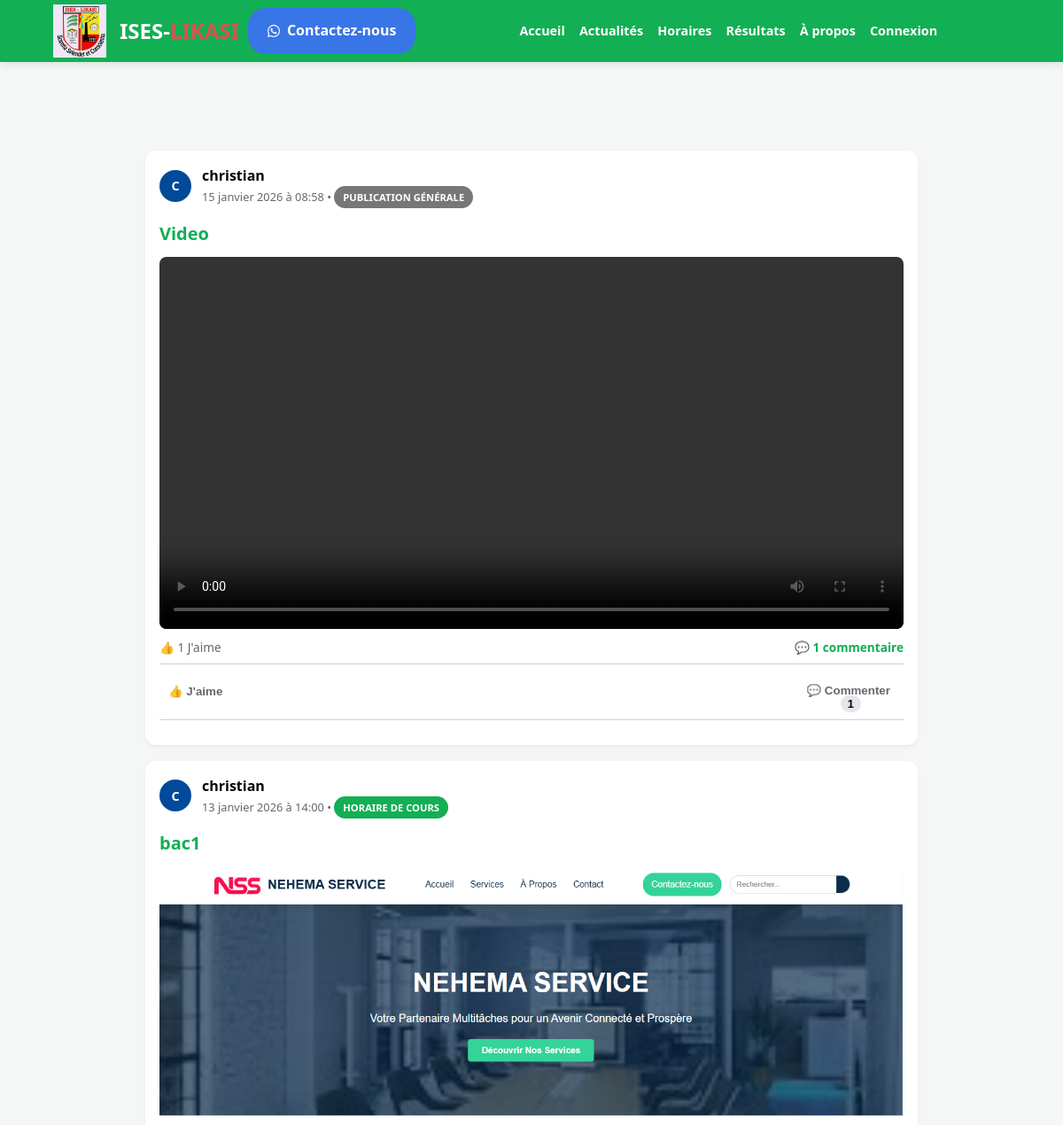
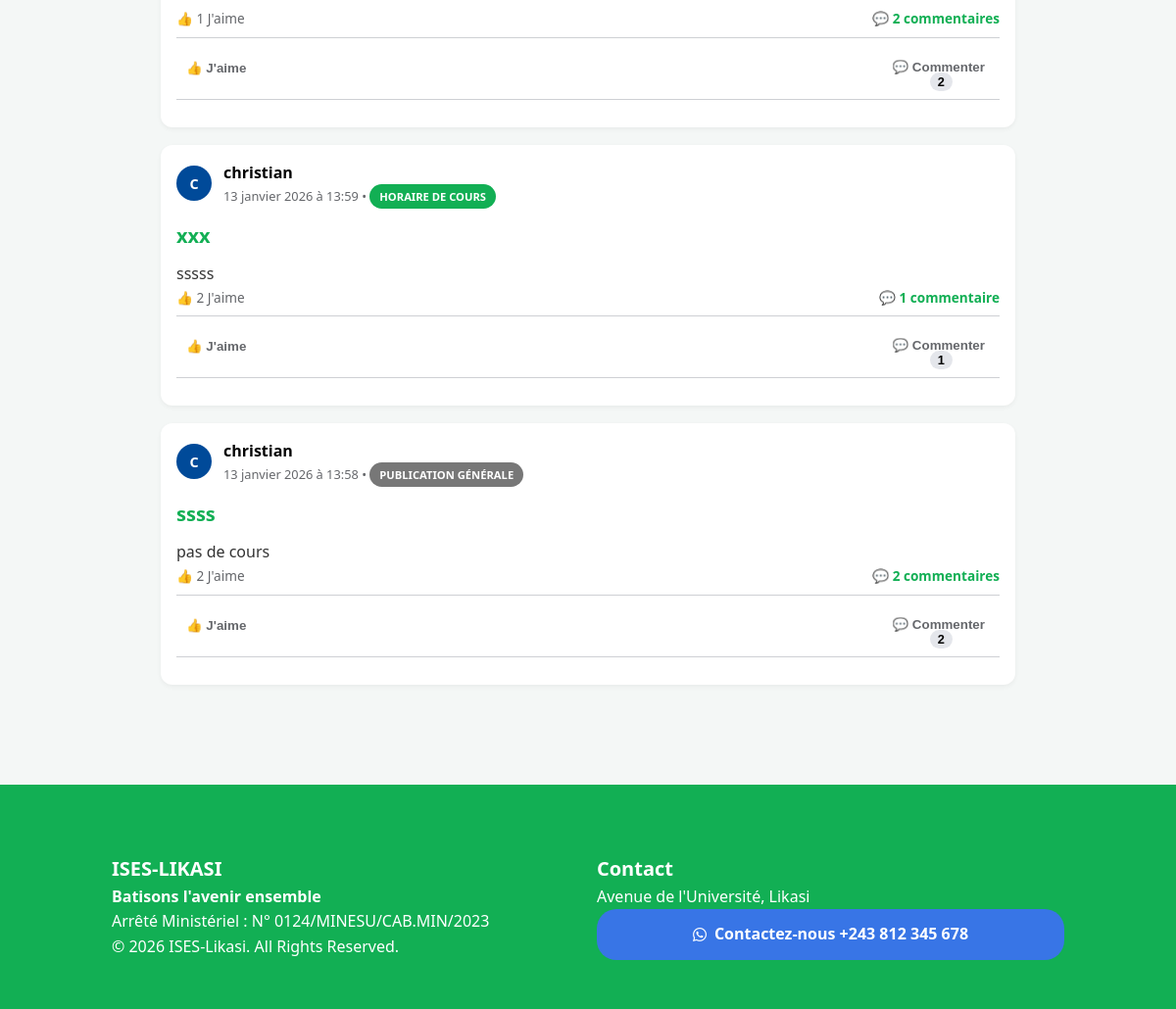
Before: / with the older database file (2 pictures, top to bottom).
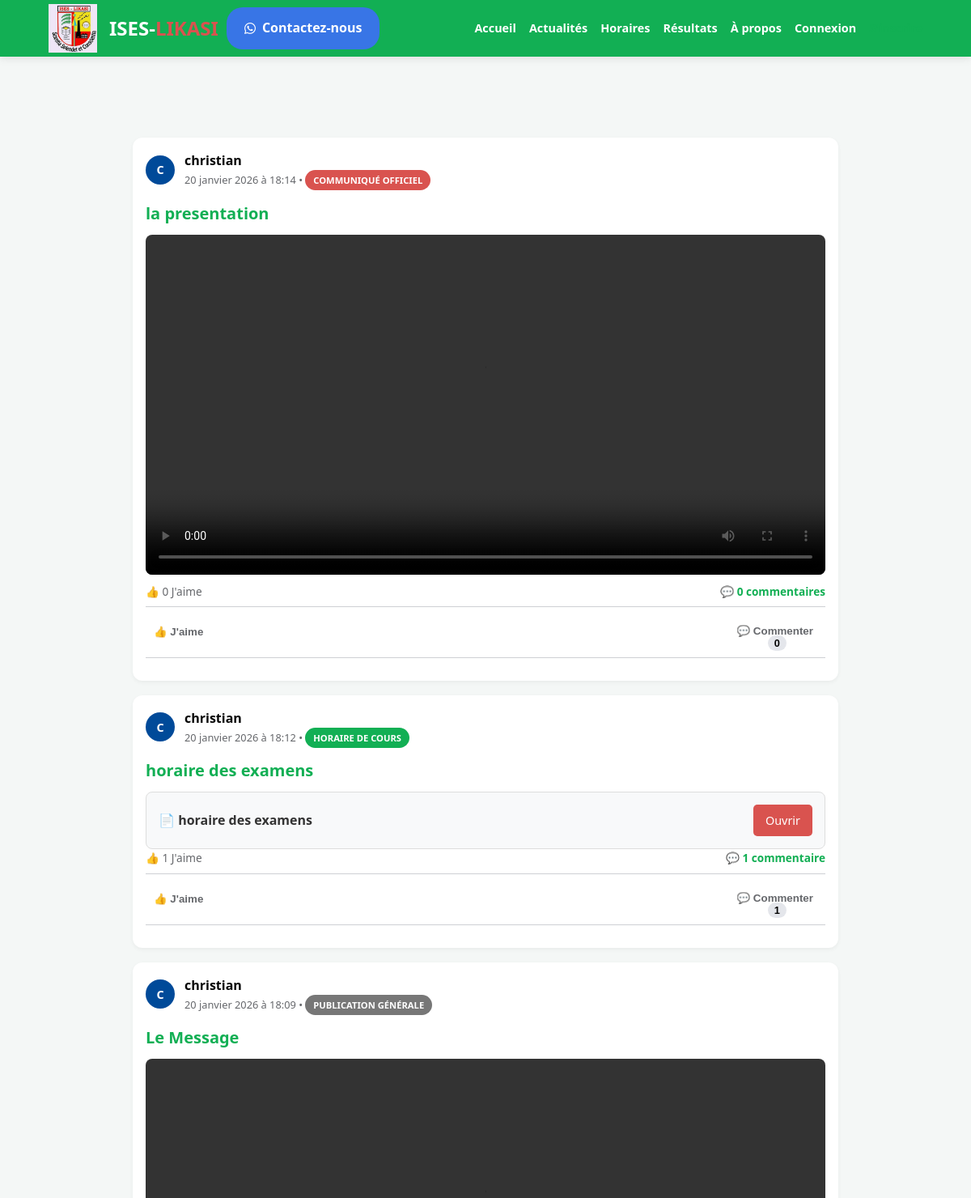
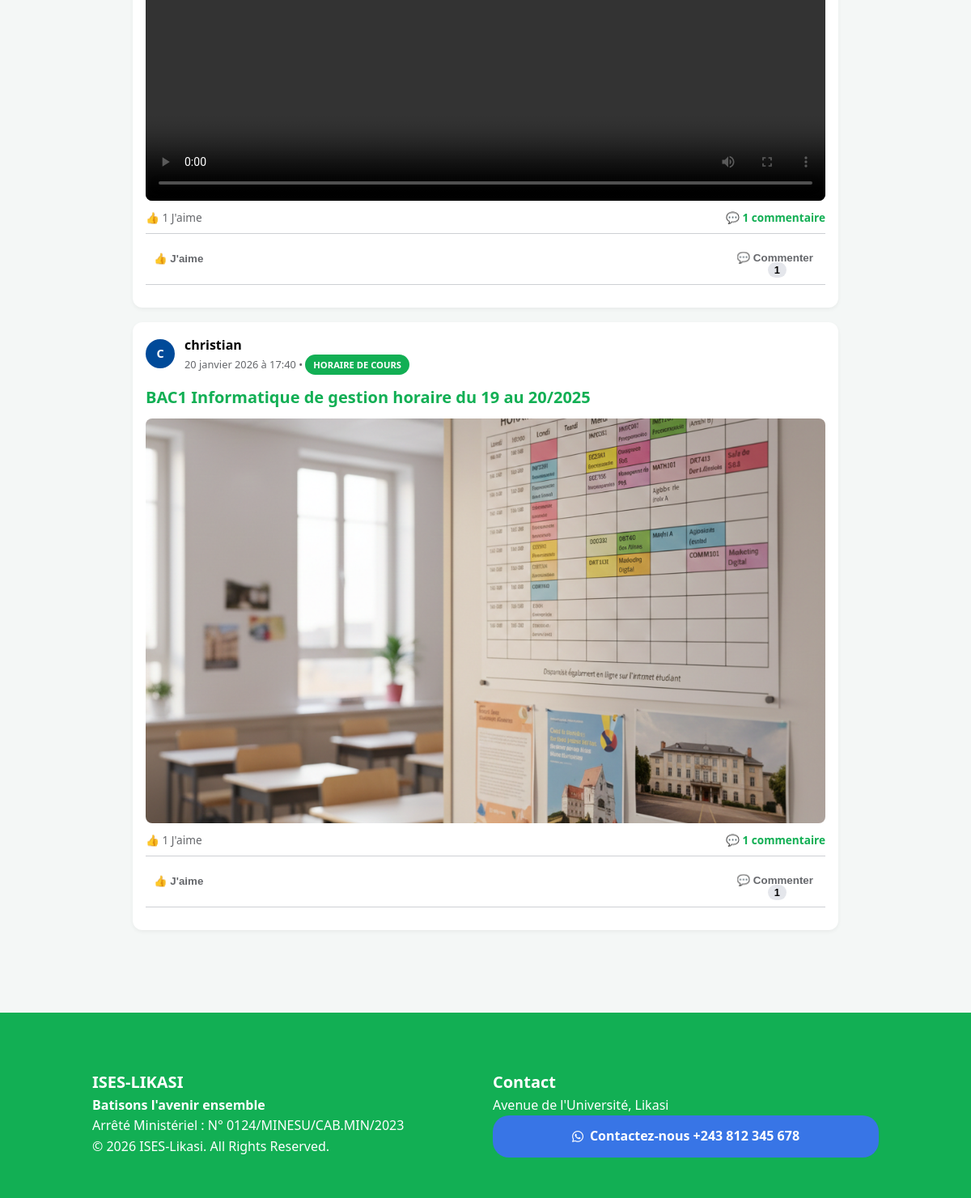
After: the same page with the newer database file (2 pictures, top to bottom).
### portal/models.py (models this page shows)
class Post(models.Model):
    POST_TYPES = (
        ('GENERAL', 'Publication Générale'),
        ('NEWS', 'Communiqué Officiel'),
        ('SCHEDULE', 'Horaire de Cours'),
    )
    author = models.ForeignKey(User, on_delete=models.CASCADE)
    post_type = models.CharField(max_length=10, choices=POST_TYPES, default='GENERAL')
    title = models.CharField(max_length=200)
    content = models.TextField()
    promotion = models.ForeignKey(Promotion, on_delete=models.CASCADE, blank=True, null=True)
    image = models.ImageField(upload_to='posts/', blank=True, null=True)
    video = models.FileField(upload_to='videos/', blank=True, null=True)
    document_pdf = models.FileField(upload_to='documents/', blank=True, null=True)
    created_at = models.DateTimeField(auto_now_add=True)
    likes = models.ManyToManyField(User, related_name='post_likes', blank=True)

### portal/views.py (the view)
# urls.py: path('', views.home_view, name='home'),
def home_view(request):
    posts = Post.objects.all().order_by('-created_at')
    return render(request, 'portal/home.html', {'posts': posts})

### portal/templates/portal/home.html (shortened to what this page needs)
{% extends 'portal/base.html' %}
{% load static %}
{% block content %}
<div class="feed-container">
    {% for post in posts %}
    <div class="post-card">
        <div class="post-header-meta">
            <div class="fb-avatar">{{ post.author.username|slice:":1"|upper }}</div>
            <div class="post-info">
                <span class="post-author-name"><strong>{{ post.author.get_full_name|default:post.author.username }}</strong></span>
                <span class="post-date">{{ post.created_at|date:"d F Y à H:i" }} • <span class="badge {{ post.post_type }}">{{ post.get_post_type_display }}</span></span>
            </div>
        </div>
        <div class="post-content">
            <h2 class="post-title">{{ post.title }}</h2>
            <p>{{ post.content|linebreaks }}</p>
            {% if post.image %}<img src="{{ post.image.url }}" class="media-full">{% endif %}
            {% if post.video %}<video controls class="media-full"><source src="{{ post.video.url }}"></video>{% endif %}
            {% if post.document_pdf %}
                <div class="pdf-attachment">
                    <p>📄 <strong>{{ post.title }}</strong></p>
                    <a href="{{ post.document_pdf.url }}" class="btn-pdf-download" target="_blank">Ouvrir</a>
                </div>
            {% endif %}
        </div>
        <div class="fb-comments-wrapper">
            <div class="fb-comment-count">
                <span>👍 {{ post.likes.count }} J'aime</span>
                <span style="font-weight: 600; color: var(--blue);">💬 {{ post.comments.count }} commentaire{{ post.comments.count|pluralize }}</span>
            </div>
            <hr class="fb-divider">
            <div class="social-interaction-btns">
                <form action="{% url 'like_post' post.id %}" method="POST" style="display:inline;">
                    <button type="submit" class="interaction-btn {% if user in post.likes.all %}active-like{% endif %}">
                        {% if user in post.likes.all %}
                            💙 J'aime
                        {% else %}
                            👍 J'aime
                        {% endif %}
                    </button>
                </form>
                <button type="button" class="interaction-btn btn-toggle-comments" onclick="toggleComments('{{ post.id }}')">
                    💬 Commenter <span class="comment-badge">{{ post.comments.count }}</span>
                </button>
            </div>
            <hr class="fb-divider">
        </div>
    </div>
    {% endfor %}
</div>
{% endblock %}

Changed rows visible on the page:
removed Post: author.username "C", author.get_full_name "christian", created_at "15 janvier 2026 à 08:58", post_type "PUBLICATION GÉNÉRALE", title "Video", likes.count "1", comments.count "1", shows "👍 J'aime"
removed Post: author.username "C", author.get_full_name "christian", created_at "13 janvier 2026 à 14:00", post_type "HORAIRE DE COURS", title "bac1", image (picture), likes.count "1", comments.count "2", shows "👍 J'aime"
removed Post: author.username "C", author.get_full_name "christian", created_at "13 janvier 2026 à 13:59", post_type "HORAIRE DE COURS", title "xxx", content "sssss", likes.count "2", comments.count "1", shows "👍 J'aime"
removed Post: author.username "C", author.get_full_name "christian", created_at "13 janvier 2026 à 13:58", post_type "PUBLICATION GÉNÉRALE", title "ssss", content "pas de cours", likes.count "2", comments.count "2", shows "👍 J'aime"
added Post: author.username "C", author.get_full_name "christian", created_at "20 janvier 2026 à 18:14", post_type "COMMUNIQUÉ OFFICIEL", title "la presentation", likes.count "0", comments.count "0", shows "👍 J'aime"
added Post: author.username "C", author.get_full_name "christian", created_at "20 janvier 2026 à 18:12", post_type "HORAIRE DE COURS", title "horaire des examens", likes.count "1", comments.count "1", shows "👍 J'aime"
added Post: author.username "C", author.get_full_name "christian", created_at "20 janvier 2026 à 18:09", post_type "PUBLICATION GÉNÉRALE", title "Le Message", likes.count "1", comments.count "1", shows "👍 J'aime"
added Post: author.username "C", author.get_full_name "christian", created_at "20 janvier 2026 à 17:40", post_type "HORAIRE DE COURS", title "BAC1 Informatique de gestion horaire du 19 au 20/2025", image (picture), likes.count "1", comments.count "1", shows "👍 J'aime"
